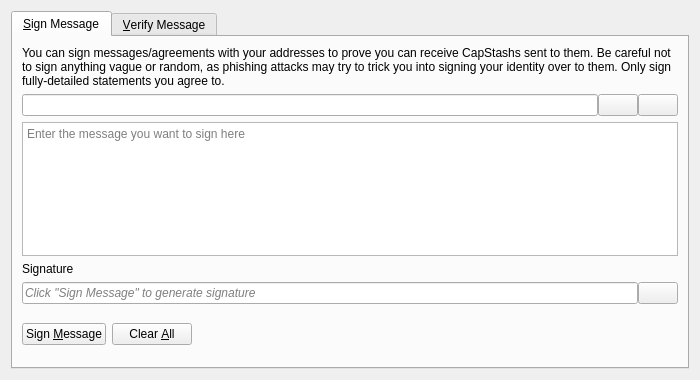
<?xml version="1.0" encoding="UTF-8"?>
<ui version="4.0">
 <class>SignVerifyMessageDialog</class>
 <widget class="QDialog" name="SignVerifyMessageDialog">
  <property name="geometry">
   <rect>
    <x>0</x>
    <y>0</y>
    <width>700</width>
    <height>380</height>
   </rect>
  </property>
  <property name="windowTitle">
   <string>Signatures - Sign / Verify a Message</string>
  </property>
  <property name="modal">
   <bool>true</bool>
  </property>
  <layout class="QVBoxLayout" name="verticalLayout">
   <item>
    <widget class="QTabWidget" name="tabWidget">
     <property name="currentIndex">
      <number>0</number>
     </property>
     <widget class="QWidget" name="tabSignMessage">
      <attribute name="title">
       <string>&amp;Sign Message</string>
      </attribute>
      <layout class="QVBoxLayout" name="verticalLayout_SM">
       <item>
        <widget class="QLabel" name="infoLabel_SM">
         <property name="text">
          <string>You can sign messages/agreements with your addresses to prove you can receive CapStashs sent to them. Be careful not to sign anything vague or random, as phishing attacks may try to trick you into signing your identity over to them. Only sign fully-detailed statements you agree to.</string>
         </property>
         <property name="textFormat">
          <enum>Qt::PlainText</enum>
         </property>
         <property name="wordWrap">
          <bool>true</bool>
         </property>
        </widget>
       </item>
       <item>
        <layout class="QHBoxLayout" name="horizontalLayout_1_SM">
         <property name="spacing">
          <number>0</number>
         </property>
         <item>
          <widget class="QValidatedLineEdit" name="addressIn_SM">
           <property name="toolTip">
            <string>The CapStash address to sign the message with</string>
           </property>
          </widget>
         </item>
         <item>
          <widget class="QPushButton" name="addressBookButton_SM">
           <property name="toolTip">
            <string>Choose previously used address</string>
           </property>
           <property name="text">
            <string/>
           </property>
           <property name="icon">
            <iconset resource="../CapStash.qrc">
             <normaloff>:/icons/address-book</normaloff>:/icons/address-book</iconset>
           </property>
           <property name="shortcut">
            <string>Alt+A</string>
           </property>
           <property name="autoDefault">
            <bool>false</bool>
           </property>
          </widget>
         </item>
         <item>
          <widget class="QPushButton" name="pasteButton_SM">
           <property name="toolTip">
            <string>Paste address from clipboard</string>
           </property>
           <property name="text">
            <string/>
           </property>
           <property name="icon">
            <iconset resource="../CapStash.qrc">
             <normaloff>:/icons/editpaste</normaloff>:/icons/editpaste</iconset>
           </property>
           <property name="shortcut">
            <string>Alt+P</string>
           </property>
           <property name="autoDefault">
            <bool>false</bool>
           </property>
          </widget>
         </item>
        </layout>
       </item>
       <item>
        <widget class="QPlainTextEdit" name="messageIn_SM">
         <property name="toolTip">
          <string>Enter the message you want to sign here</string>
         </property>
         <property name="placeholderText">
          <string>Enter the message you want to sign here</string>
         </property>
        </widget>
       </item>
       <item>
        <widget class="QLabel" name="signatureLabel_SM">
         <property name="text">
          <string>Signature</string>
         </property>
         <property name="textFormat">
          <enum>Qt::PlainText</enum>
         </property>
        </widget>
       </item>
       <item>
        <layout class="QHBoxLayout" name="horizontalLayout_2_SM">
         <property name="spacing">
          <number>0</number>
         </property>
         <item>
          <widget class="QLineEdit" name="signatureOut_SM">
           <property name="placeholderText">
            <string>Click "Sign Message" to generate signature</string>
           </property>
           <property name="font">
            <font>
             <italic>true</italic>
            </font>
           </property>
           <property name="readOnly">
            <bool>true</bool>
           </property>
          </widget>
         </item>
         <item>
          <widget class="QPushButton" name="copySignatureButton_SM">
           <property name="toolTip">
            <string>Copy the current signature to the system clipboard</string>
           </property>
           <property name="text">
            <string/>
           </property>
           <property name="icon">
            <iconset resource="../CapStash.qrc">
             <normaloff>:/icons/editcopy</normaloff>:/icons/editcopy</iconset>
           </property>
           <property name="autoDefault">
            <bool>false</bool>
           </property>
          </widget>
         </item>
        </layout>
       </item>
       <item>
        <layout class="QHBoxLayout" name="horizontalLayout_3_SM">
         <item>
          <widget class="QPushButton" name="signMessageButton_SM">
           <property name="toolTip">
            <string>Sign the message to prove you own this CapStash address</string>
           </property>
           <property name="text">
            <string>Sign &amp;Message</string>
           </property>
           <property name="icon">
            <iconset resource="../CapStash.qrc">
             <normaloff>:/icons/edit</normaloff>:/icons/edit</iconset>
           </property>
           <property name="autoDefault">
            <bool>false</bool>
           </property>
          </widget>
         </item>
         <item>
          <widget class="QPushButton" name="clearButton_SM">
           <property name="toolTip">
            <string>Reset all sign message fields</string>
           </property>
           <property name="text">
            <string>Clear &amp;All</string>
           </property>
           <property name="icon">
            <iconset resource="../CapStash.qrc">
             <normaloff>:/icons/remove</normaloff>:/icons/remove</iconset>
           </property>
           <property name="autoDefault">
            <bool>false</bool>
           </property>
          </widget>
         </item>
         <item>
          <spacer name="horizontalSpacer_1_SM">
           <property name="orientation">
            <enum>Qt::Horizontal</enum>
           </property>
           <property name="sizeHint" stdset="0">
            <size>
             <width>40</width>
             <height>48</height>
            </size>
           </property>
          </spacer>
         </item>
         <item>
          <widget class="QLabel" name="statusLabel_SM">
           <property name="font">
            <font>
             <weight>75</weight>
             <bold>true</bold>
            </font>
           </property>
           <property name="text">
            <string/>
           </property>
           <property name="wordWrap">
            <bool>true</bool>
           </property>
          </widget>
         </item>
         <item>
          <spacer name="horizontalSpacer_2_SM">
           <property name="orientation">
            <enum>Qt::Horizontal</enum>
           </property>
           <property name="sizeHint" stdset="0">
            <size>
             <width>40</width>
             <height>48</height>
            </size>
           </property>
          </spacer>
         </item>
        </layout>
       </item>
      </layout>
     </widget>
     <widget class="QWidget" name="tabVerifyMessage">
      <attribute name="title">
       <string>&amp;Verify Message</string>
      </attribute>
      <layout class="QVBoxLayout" name="verticalLayout_VM">
       <item>
        <widget class="QLabel" name="infoLabel_VM">
         <property name="text">
          <string>Enter the receiver's address, message (ensure you copy line breaks, spaces, tabs, etc. exactly) and signature below to verify the message. Be careful not to read more into the signature than what is in the signed message itself, to avoid being tricked by a man-in-the-middle attack. Note that this only proves the signing party receives with the address, it cannot prove sendership of any transaction!</string>
         </property>
         <property name="textFormat">
          <enum>Qt::PlainText</enum>
         </property>
         <property name="alignment">
          <set>Qt::AlignLeading|Qt::AlignLeft|Qt::AlignTop</set>
         </property>
         <property name="wordWrap">
          <bool>true</bool>
         </property>
        </widget>
       </item>
       <item>
        <layout class="QHBoxLayout" name="horizontalLayout_1_VM">
         <property name="spacing">
          <number>0</number>
         </property>
         <item>
          <widget class="QValidatedLineEdit" name="addressIn_VM">
           <property name="toolTip">
            <string>The CapStash address the message was signed with</string>
           </property>
          </widget>
         </item>
         <item>
          <widget class="QPushButton" name="addressBookButton_VM">
           <property name="toolTip">
            <string>Choose previously used address</string>
           </property>
           <property name="text">
            <string/>
           </property>
           <property name="icon">
            <iconset resource="../CapStash.qrc">
             <normaloff>:/icons/address-book</normaloff>:/icons/address-book</iconset>
           </property>
           <property name="shortcut">
            <string>Alt+A</string>
           </property>
           <property name="autoDefault">
            <bool>false</bool>
           </property>
          </widget>
         </item>
        </layout>
       </item>
       <item>
        <widget class="QPlainTextEdit" name="messageIn_VM">
          <property name="toolTip">
            <string>The signed message to verify</string>
          </property>
          <property name="placeholderText">
            <string>The signed message to verify</string>
          </property>
        </widget>
       </item>
       <item>
        <widget class="QValidatedLineEdit" name="signatureIn_VM">
          <property name="toolTip">
            <string>The signature given when the message was signed</string>
          </property>
          <property name="placeholderText">
            <string>The signature given when the message was signed</string>
          </property>
        </widget>
       </item>
       <item>
        <layout class="QHBoxLayout" name="horizontalLayout_2_VM">
         <item>
          <widget class="QPushButton" name="verifyMessageButton_VM">
           <property name="toolTip">
            <string>Verify the message to ensure it was signed with the specified CapStash address</string>
           </property>
           <property name="text">
            <string>Verify &amp;Message</string>
           </property>
           <property name="icon">
            <iconset resource="../CapStash.qrc">
             <normaloff>:/icons/transaction_0</normaloff>:/icons/transaction_0</iconset>
           </property>
           <property name="autoDefault">
            <bool>false</bool>
           </property>
          </widget>
         </item>
         <item>
          <widget class="QPushButton" name="clearButton_VM">
           <property name="toolTip">
            <string>Reset all verify message fields</string>
           </property>
           <property name="text">
            <string>Clear &amp;All</string>
           </property>
           <property name="icon">
            <iconset resource="../CapStash.qrc">
             <normaloff>:/icons/remove</normaloff>:/icons/remove</iconset>
           </property>
           <property name="autoDefault">
            <bool>false</bool>
           </property>
          </widget>
         </item>
         <item>
          <spacer name="horizontalSpacer_1_VM">
           <property name="orientation">
            <enum>Qt::Horizontal</enum>
           </property>
           <property name="sizeHint" stdset="0">
            <size>
             <width>40</width>
             <height>48</height>
            </size>
           </property>
          </spacer>
         </item>
         <item>
          <widget class="QLabel" name="statusLabel_VM">
           <property name="font">
            <font>
             <weight>75</weight>
             <bold>true</bold>
            </font>
           </property>
           <property name="text">
            <string/>
           </property>
           <property name="wordWrap">
            <bool>true</bool>
           </property>
          </widget>
         </item>
         <item>
          <spacer name="horizontalSpacer_2_VM">
           <property name="orientation">
            <enum>Qt::Horizontal</enum>
           </property>
           <property name="sizeHint" stdset="0">
            <size>
             <width>40</width>
             <height>48</height>
            </size>
           </property>
          </spacer>
         </item>
        </layout>
       </item>
      </layout>
     </widget>
    </widget>
   </item>
  </layout>
 </widget>
 <customwidgets>
  <customwidget>
   <class>QValidatedLineEdit</class>
   <extends>QLineEdit</extends>
   <header>qt/qvalidatedlineedit.h</header>
  </customwidget>
 </customwidgets>
 <resources>
  <include location="../CapStash.qrc"/>
 </resources>
 <connections/>
</ui>
